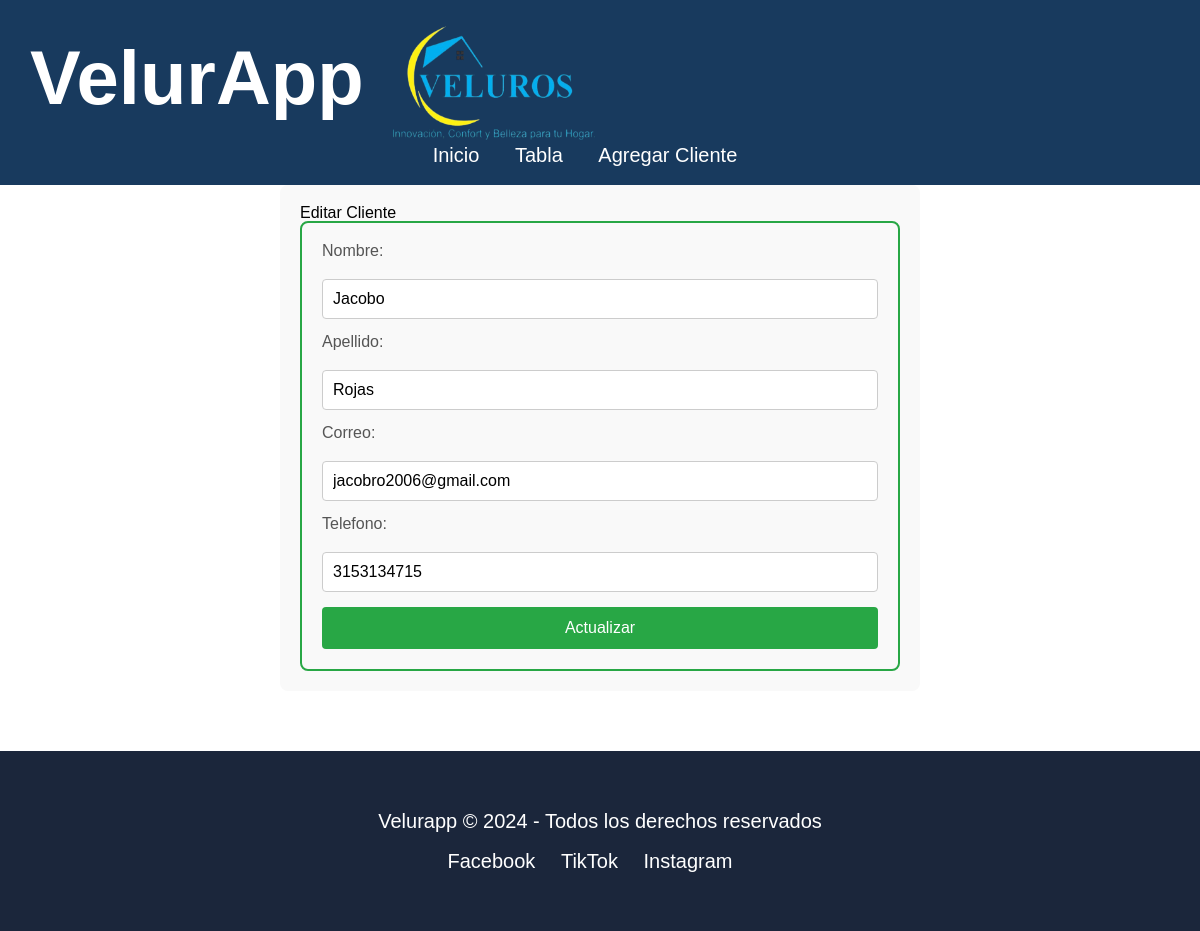
The app's page /editar/7/ with its own data.
### todo/models.py (models this page shows, shortened)
class Cliente(models.Model):
    nombre = models.CharField(max_length=100)
    apellido = models.CharField(max_length=100)
    correo = models.EmailField(unique=True)
    telefono = models.CharField(max_length=15)
    class Meta:
        ordering = ['id']

### todo/views.py (the view)
# urls.py: path('editar/<int:cliente_id>/', views.editar, name='editar'),
def editar(request, cliente_id):
    cliente = get_object_or_404(Cliente, id=cliente_id)
    if request.method == 'POST':
        form = ClienteForm(request.POST, instance=cliente)
        if form.is_valid():
            form.save()
            return redirect('home')
    else:
        form = ClienteForm(instance=cliente)
    return render(request, 'todo/editar.html', {'form': form})

### todo/templates/todo/editar.html (shortened to what this page needs)
{% extends 'todo/layout.html' %}
{% load static %}
{% block content %}
<div class="formulario">
  <h2>Editar Cliente</h2>
  <form method="POST">
    <fieldset>
      {{ form.as_p }}
      <button type="submit">Actualizar</button>
    </fieldset>
  </form>
</div>
{% endblock %}

### todo/static/todo/styles.css (style rules this page uses)
html, body, div, span, applet, object, iframe, h1, h2, h3, h4, h5, h6, p, blockquote, pre, a, abbr, acronym, address, big, cite, code, del, dfn, em, img, ins, kbd, q, s, samp, small, strike, strong, sub, sup, tt, var, b, u, i, center, dl, dt, dd, ol, ul, li, fieldset, form, label, legend, table, caption, tbody, tfoot, thead, tr, th, td, article, aside, canvas, details, embed, figure, figcaption, footer, header, hgroup, menu, nav, output, ruby, section, summary, time, mark, audio, video { margin: 0; padding: 0; border: 0; font-size: 100%; font: inherit; vertical-align: baseline; }
body { line-height: 1; }
body { font-family: 'branding_proregular',Arial, Helvetica, sans-serif; }
.formulario { width: 100%; max-width: 600px; margin: 0 auto; padding: 20px; background-color: #f9f9f9; border-radius: 8px; }
.formulario fieldset { border: 2px solid #28a745; padding: 20px; border-radius: 8px; }
.formulario label { display: block; font-size: 16px; color: #555; margin-bottom: 20px; }
input[type="text"], input[type="email"], input[type="password"], input[type="tel"], input[type="number"], input[type="date"], .formulario textarea { width: 100%; padding: 10px; margin-bottom: 15px; border: 1px solid #ccc; border-radius: 4px; box-sizing: border-box; font-size: 16px; }
.formulario button[type="submit"] { background-color: #28a745; color: white; font-size: 16px; padding: 12px 20px; border: none; border-radius: 4px; cursor: pointer; width: 100%; }
.form-control { border-radius: 12px; border: 2px solid #e1e5e9; padding: 12px 16px; transition: all 0.3s ease; }

### records on screen
Cliente: nombre "Jacobo", apellido "Rojas", correo "jacobro2006@gmail.com", telefono "3153134715"
